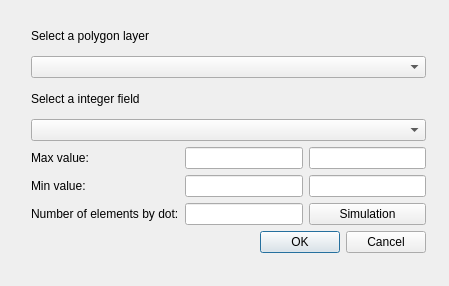
<?xml version="1.0" encoding="UTF-8"?>
<ui version="4.0">
 <class>DotDensityDialogBase</class>
 <widget class="QDialog" name="DotDensityDialogBase">
  <property name="geometry">
   <rect>
    <x>0</x>
    <y>0</y>
    <width>449</width>
    <height>286</height>
   </rect>
  </property>
  <property name="windowTitle">
   <string>Dot Density</string>
  </property>
  <widget class="QWidget" name="">
   <property name="geometry">
    <rect>
     <x>31</x>
     <y>21</y>
     <width>395</width>
     <height>232</height>
    </rect>
   </property>
   <layout class="QGridLayout" name="gridLayout">
    <item row="0" column="0" colspan="3">
     <widget class="QLabel" name="label">
      <property name="text">
       <string>Select a polygon layer</string>
      </property>
     </widget>
    </item>
    <item row="1" column="0" colspan="3">
     <widget class="QComboBox" name="layerComboBox"/>
    </item>
    <item row="2" column="0" colspan="3">
     <widget class="QLabel" name="label_2">
      <property name="text">
       <string>Select a integer field</string>
      </property>
     </widget>
    </item>
    <item row="3" column="0" colspan="3">
     <widget class="QComboBox" name="fieldComboBox"/>
    </item>
    <item row="4" column="0">
     <widget class="QLabel" name="label_3">
      <property name="text">
       <string>Max value:</string>
      </property>
     </widget>
    </item>
    <item row="4" column="1">
     <widget class="QLineEdit" name="maxValBox">
      <property name="readOnly">
       <bool>true</bool>
      </property>
     </widget>
    </item>
    <item row="4" column="2">
     <widget class="QLineEdit" name="simMaxValBox">
      <property name="readOnly">
       <bool>true</bool>
      </property>
     </widget>
    </item>
    <item row="5" column="0">
     <widget class="QLabel" name="label_4">
      <property name="text">
       <string>Min value:</string>
      </property>
     </widget>
    </item>
    <item row="5" column="1">
     <widget class="QLineEdit" name="minValBox">
      <property name="readOnly">
       <bool>true</bool>
      </property>
     </widget>
    </item>
    <item row="5" column="2">
     <widget class="QLineEdit" name="simMinValBox">
      <property name="readOnly">
       <bool>true</bool>
      </property>
     </widget>
    </item>
    <item row="6" column="0">
     <widget class="QLabel" name="label_5">
      <property name="text">
       <string>Number of elements by dot:</string>
      </property>
     </widget>
    </item>
    <item row="6" column="1">
     <widget class="QLineEdit" name="valForDot"/>
    </item>
    <item row="6" column="2">
     <widget class="QPushButton" name="simulationButton">
      <property name="text">
       <string>Simulation</string>
      </property>
     </widget>
    </item>
    <item row="7" column="1" colspan="2">
     <widget class="QDialogButtonBox" name="button_box">
      <property name="orientation">
       <enum>Qt::Horizontal</enum>
      </property>
      <property name="standardButtons">
       <set>QDialogButtonBox::Cancel|QDialogButtonBox::Ok</set>
      </property>
     </widget>
    </item>
   </layout>
  </widget>
 </widget>
 <resources/>
 <connections>
  <connection>
   <sender>button_box</sender>
   <signal>accepted()</signal>
   <receiver>DotDensityDialogBase</receiver>
   <slot>accept()</slot>
   <hints>
    <hint type="sourcelabel">
     <x>20</x>
     <y>20</y>
    </hint>
    <hint type="destinationlabel">
     <x>20</x>
     <y>20</y>
    </hint>
   </hints>
  </connection>
  <connection>
   <sender>button_box</sender>
   <signal>rejected()</signal>
   <receiver>DotDensityDialogBase</receiver>
   <slot>reject()</slot>
   <hints>
    <hint type="sourcelabel">
     <x>20</x>
     <y>20</y>
    </hint>
    <hint type="destinationlabel">
     <x>20</x>
     <y>20</y>
    </hint>
   </hints>
  </connection>
 </connections>
</ui>
